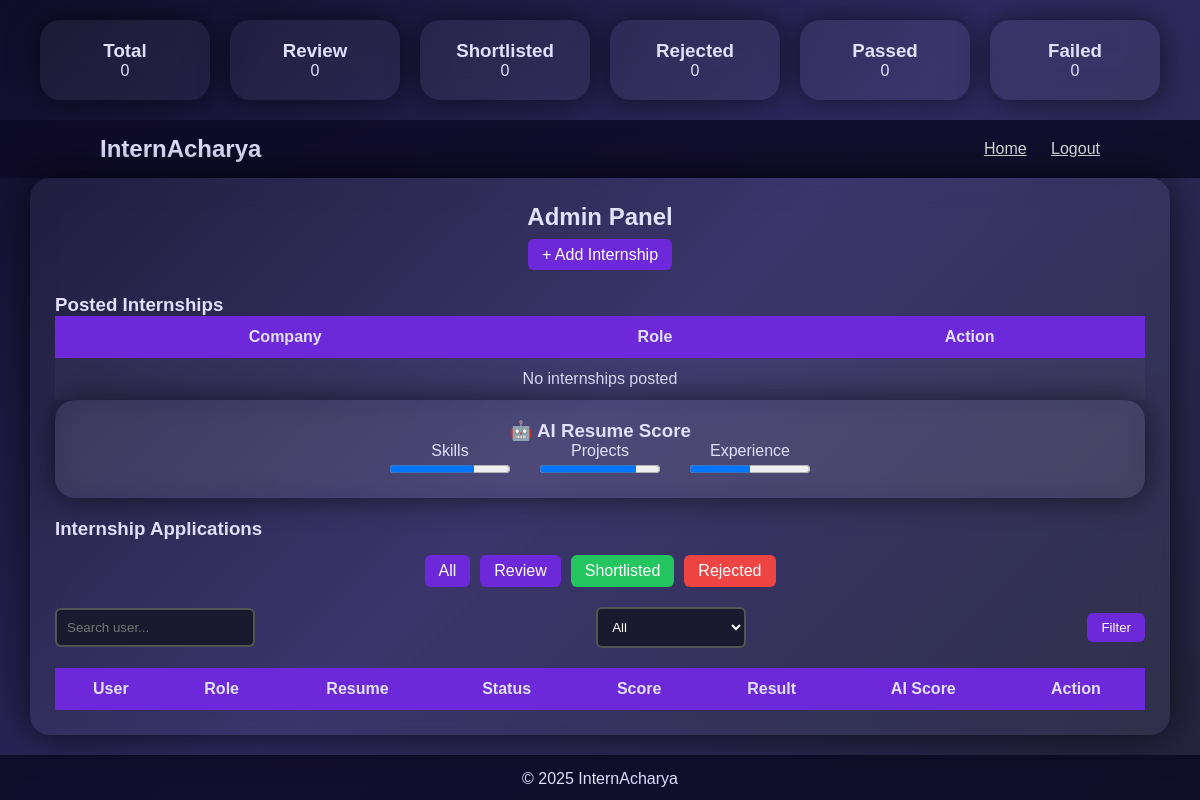
Before: /admin-panel/ (signed in) with the older database file.
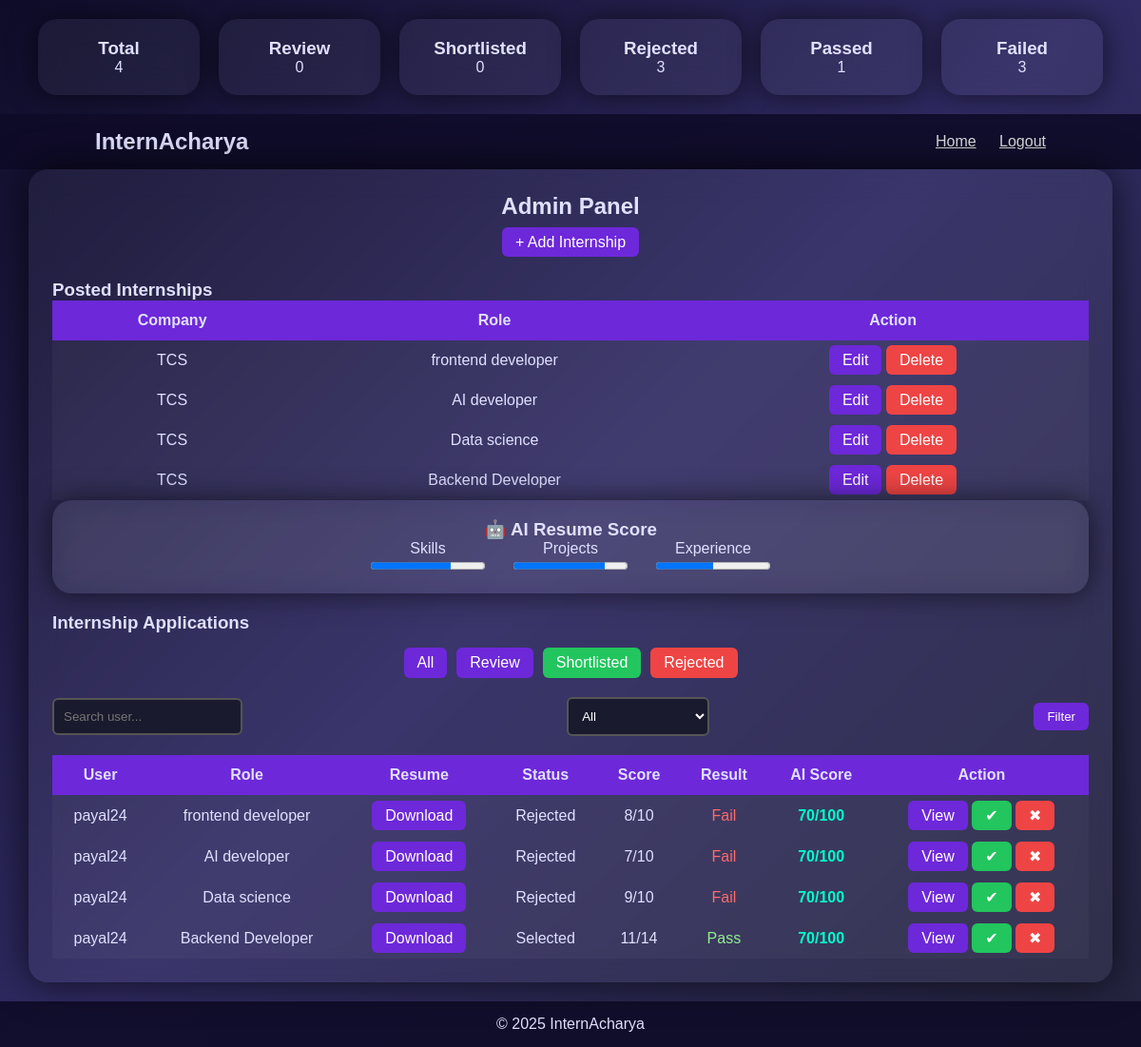
After: the same page with the newer database file.
### user_auth/models.py (models this page shows, shortened)
class InternshipPost(models.Model):
    company_name = models.CharField(max_length=100, blank=True, null=True)
    company = models.ForeignKey(
    custom_user,
    on_delete=models.CASCADE,
    related_name='internships',
    null=True,      # ✅ add this
    blank=True      # ✅ add this
    )
    internship_title = models.CharField(max_length=100, blank=True, null=True)
    description = models.TextField(blank=True, null=True)
    apply_url = models.URLField(blank=True, null=True)
    posted_at = models.DateTimeField(auto_now_add=True)

class Application(models.Model):
    STATUS_CHOICES = [
        ('Under Review', 'Under Review'),
        ('Shortlisted', 'Shortlisted'),
        ('Interview Scheduled', 'Interview Scheduled'),
        ('Accepted', 'Accepted'),
        ('Rejected', 'Rejected')
    ]
    user = models.ForeignKey(custom_user, on_delete=models.CASCADE, related_name='applications')
    full_name = models.CharField(max_length=255)
    email = models.EmailField()
    phone = models.CharField(
        max_length=10,
        validators=[RegexValidator(regex=r'^\d{10}$', message="Phone number must be exactly 10 digits.")],
        blank=True,
        null=True
    )
    address = models.TextField()
    skills = models.CharField(max_length=255)
    experience = models.IntegerField()
    preferred_technology = models.CharField(max_length=255)
    company_name = models.CharField(max_length=255, blank=True, null=True)
    linkedin = models.URLField(blank=True, null=True)
    github = models.URLField(blank=True, null=True)
    freshers = models.CharField(max_length=255)
    internship_role = models.CharField(max_length=255)
    internship = models.ForeignKey(
    InternshipPost,
    on_delete=models.CASCADE,
    related_name='applications',
    null=True,  # allow null for existing rows
    blank=True
    )
    resume = models.FileField(upload_to='resumes/', blank=True, null=True)
    certificates = models.FileField(upload_to='certificates/', blank=True, null=True)
    applied_on = models.DateTimeField(auto_now_add=True)
    status = models.CharField(max_length=50, choices=STATUS_CHOICES, default='Under Review')
    test_taken = models.BooleanField(default=False)
    passed = models.BooleanField(default=False)

class custom_user(AbstractUser):
    ROLE_CHOICES = (
        ('student', 'Student'),
        ('company', 'Company'),
    )
    role = models.CharField(
        max_length=20,
        choices=ROLE_CHOICES,
        default='student'
    )
    email = models.EmailField(unique=True)
    date_joined = models.DateTimeField(default=now)
    groups = models.ManyToManyField(
        "auth.Group",
        related_name="custom_user_set",
        blank=True
    )
    user_permissions = models.ManyToManyField(
        "auth.Permission",
        related_name="custom_user_permissions_set",
        blank=True
    )

### user_auth/views.py (the view)
# urls.py: path('admin-panel/', views.admin_panel, name='admin_panel'),
@login_required
def admin_panel(request):
    if not request.user.is_superuser:
        messages.error(request, "You are not authorized to access admin panel.")
        return redirect("home")
    applications = Application.objects.all().order_by('-applied_on')
    search_query = request.GET.get('search')
    if search_query:
        applications = applications.filter(
            Q(full_name__icontains=search_query) |
            Q(email__icontains=search_query) |
            Q(internship_role__icontains=search_query)
        )
    status_filter = request.GET.get('status')
    if status_filter:
        applications = applications.filter(status=status_filter)
    filtered_applications = applications
    total_applications = filtered_applications.count()
    shortlisted = filtered_applications.filter(status="Shortlisted").count()
    rejected = filtered_applications.filter(status="Rejected").count()
    under_review = filtered_applications.filter(status="Under Review").count()
    passed_count = 0
    failed_count = 0
    for app in filtered_applications:
        result = TestResult.objects.filter(application=app).first()
        if result:
            passed = (result.mcq_score >= 7) and (result.coding_score >= 1)
            if passed:
                passed_count += 1
            else:
                failed_count += 1
    for app in filtered_applications:
        result = TestResult.objects.filter(application=app).first()
        if not app.test_taken:
            app.result_status = "Not Attempted"
            app.score = None
        elif result:
            passed = (result.mcq_score >= 7) and (result.coding_score >= 1)
            app.result_status = "Pass" if passed else "Fail"
            app.score = f"{result.score}/{result.total_questions}"
        else:
            app.result_status = "Not Attempted"
            app.score = None
    for app in filtered_applications:
        app.ai_score = calculate_score(app)
    internships = InternshipPost.objects.all().order_by('-posted_at')
    context = {
        "applications": filtered_applications,
        "internships": internships,   # ✅ IMPORTANT LINE
        "total_applications": total_applications,
        "shortlisted": shortlisted,
        "rejected": rejected,
        "under_review": under_review,
        "passed_count": passed_count,
        "failed_count": failed_count,
        "search_query": search_query,
        "status_filter": status_filter
    }
    return render(request, "admin1.html", context)

### user_auth/views.py (called while the page is built)
def calculate_score(application):
    score = 0
    if application.skills:
        score += 30
    if application.experience:
        score += min(application.experience * 10, 30)
    if application.resume:
        score += 20
    if application.preferred_technology:
        score += 20
    return score

### templates/admin1.html (shortened to what this page needs)
{% load static %}
<!DOCTYPE html>
<html lang="en">
<head>
</head>
<body>
<div class="stats-container">
    <div class="card"><h3>Total</h3><p>{{ total_applications }}</p></div>
    <div class="card"><h3>Review</h3><p>{{ under_review }}</p></div>
    <div class="card"><h3>Shortlisted</h3><p>{{ shortlisted }}</p></div>
    <div class="card"><h3>Rejected</h3><p>{{ rejected }}</p></div>
    <div class="card"><h3>Passed</h3><p>{{ passed_count }}</p></div>
    <div class="card"><h3>Failed</h3><p>{{ failed_count }}</p></div>
</div>
<header>
    <div class="logo"><a href="{% url 'home' %}">InternAcharya</a></div>
    <nav>
        <a href="{% url 'home' %}" style="margin-right:20px; color:#ddd;">Home</a>
        <a href="{% url 'ulogout' %}" style="color:#ddd;">Logout</a>
    </nav>
</header>
<div class="admin-container">
    <h2 style="text-align:center;">Admin Panel</h2>
    <div style="text-align:center; margin:15px 0;">
        <a href="{% url 'add_internship' %}" class="btn">+ Add Internship</a>
    </div>
    <h3 style="margin-top:30px;">Posted Internships</h3>
<div class="table-wrapper">
<table class="table">
<tr>
    <th>Company</th>
    <th>Role</th>
    <th>Action</th>
</tr>
{% for i in internships %}
<tr>
    <td>{{ i.company_name }}</td>
    <td>{{ i.internship_title }}</td>
    <td>
        <a href="{% url 'edit_internship' i.id %}" class="btn">Edit</a>
        <a href="{% url 'delete_internship' i.id %}" class="btn-red btn">Delete</a>
    </td>
</tr>
{% empty %}
<tr>
    <td colspan="3">No internships posted</td>
</tr>
{% endfor %}
</table>
</div>
    <div class="ai-box">
        <h3>🤖 AI Resume Score</h3>
        <div style="display:flex; justify-content:center; gap:30px; flex-wrap:wrap;">
            <div><p>Skills</p><progress value="70" max="100"></progress></div>
            <div><p>Projects</p><progress value="80" max="100"></progress></div>
            <div><p>Experience</p><progress value="50" max="100"></progress></div>
        </div>
    </div>
    <h3>Internship Applications</h3>
    <div class="filter-buttons">
        <a href="{% url 'admin_panel' %}" class="btn">All</a>
        <a href="?status=Under Review" class="btn">Review</a>
        <a href="?status=Shortlisted" class="btn-green btn">Shortlisted</a>
        <a href="?status=Rejected" class="btn-red btn">Rejected</a>
    </div>
    <form method="GET">
        <input type="text" name="search" placeholder="Search user...">
        <select name="status">
            <option value="">All</option>
        </select>
        <button class="btn">Filter</button>
    </form>
    <div class="table-wrapper">
    <table class="table">
        <tr>
            <th>User</th>
            <th>Role</th>
            <th>Resume</th>
            <th>Status</th>
            <th>Score</th>
            <th>Result</th>
            <th>AI Score</th>
            <th>Action</th>
        </tr>
        {% for app in applications %}
        <tr>
            <td>{{ app.user.username }}</td>
            <td>{{ app.internship_role }}</td>
            <td>
                {% if app.resume %}
                <a class="btn" href="{{ app.resume.url }}">Download</a>
                {% endif %}
            </td>
            <td>{{ app.status }}</td>
            <td>{{ app.score|default:"-" }}</td>
            <td>
                {% if app.result_status == "Pass" %}
                <span style="color:lightgreen;">Pass</span>
                {% elif app.result_status == "Fail" %}
                <span style="color:#ff6b6b;">Fail</span>
                {% else %}
                Not Attempted
                {% endif %}
            </td>
            <td style="color:#00ffcc; font-weight:bold;">
                {{ app.ai_score }}/100
            </td>
            <td>
                <a class="btn" href="{% url 'view_application' app.id %}">View</a>
                <a class="btn-green btn" href="{% url 'update_status' app.id 'Shortlisted' %}">✔</a>
                <a class="btn-red btn" href="{% url 'update_status' app.id 'Rejected' %}">✖</a>
            </td>
        </tr>
        {% endfor %}
    </table>
    </div>
</div>
<footer>
    <p>© 2025 InternAcharya</p>
</footer>
</body>
</html>

Changed rows visible on the page:
added InternshipPost: company_name "TCS", internship_title "frontend developer"
added InternshipPost: company_name "TCS", internship_title "AI developer"
added InternshipPost: company_name "TCS", internship_title "Data science"
added InternshipPost: company_name "TCS", internship_title "Backend Developer"
added Application: user.username "payal24", internship_role "frontend developer", status "Rejected", score "8/10", shows "Fail", ai_score "70"
added Application: user.username "payal24", internship_role "AI developer", status "Rejected", score "7/10", shows "Fail", ai_score "70"
added Application: user.username "payal24", internship_role "Data science", status "Rejected", score "9/10", shows "Fail", ai_score "70"
added Application: user.username "payal24", internship_role "Backend Developer", status "Selected", score "11/14", shows "Pass", ai_score "70"
Other visible differences:
{{ total_applications }}: "0" → "4"
{{ rejected }}: "0" → "3"
{{ passed_count }}: "0" → "1"
{{ failed_count }}: "0" → "3"
text no longer shown: "No internships posted"
